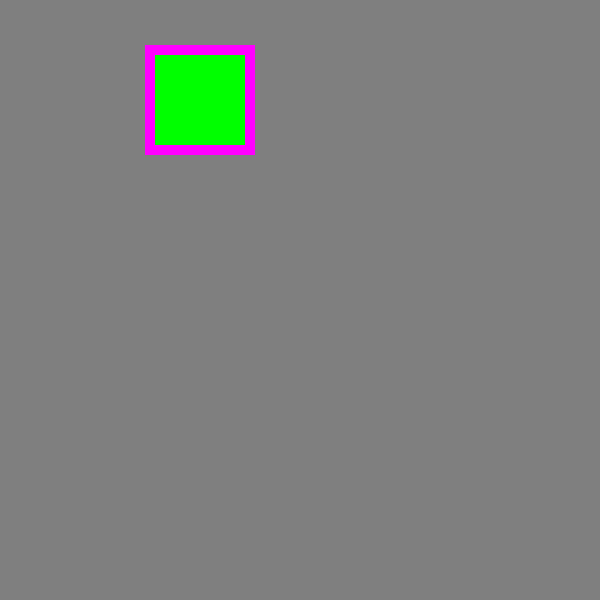
Frame 1 (no input)
Frame 60 (no input): identical to frame 1, image omitted
Frame 120 (the mouse pressed at the canvas centre since frame 60): identical to frame 1, image omitted

The p5.js sketch that drew this single still picture (run headless with seeded random() and noise() and a simulated clock; from frame 60 on, the mouse is pressed at the canvas centre):

// p5.js sketch
// ── sketch.js
function setup() {
    // happens only once at page load
    createCanvas(600, 600)
    background(127)

}

function draw() {
    // position x axis, y axis, size

    fill(0, 255, 0)
    stroke(255, 0, 255)
    strokeWeight(10)
    square(150, 50, 100)



}
